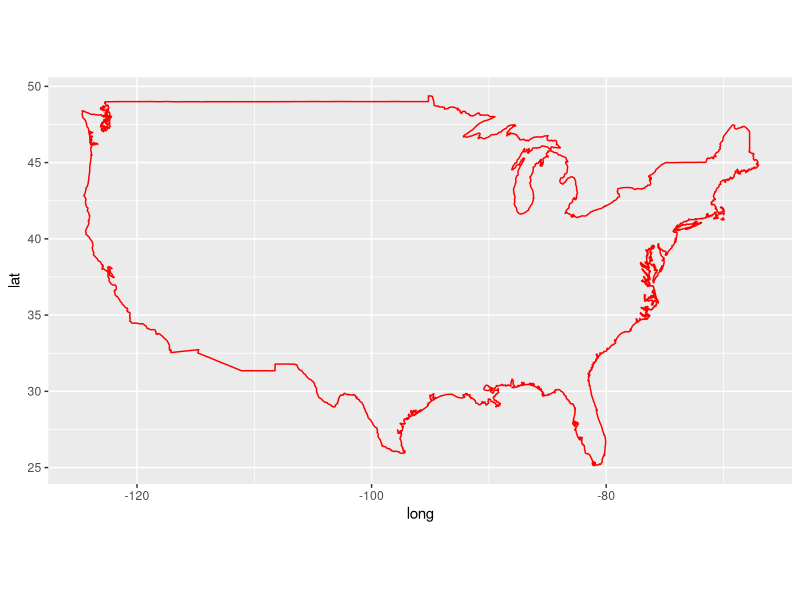
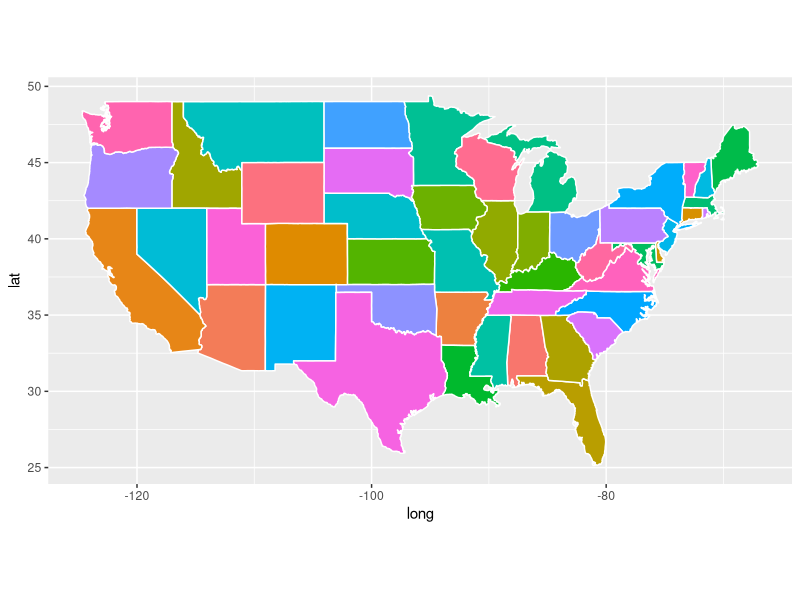
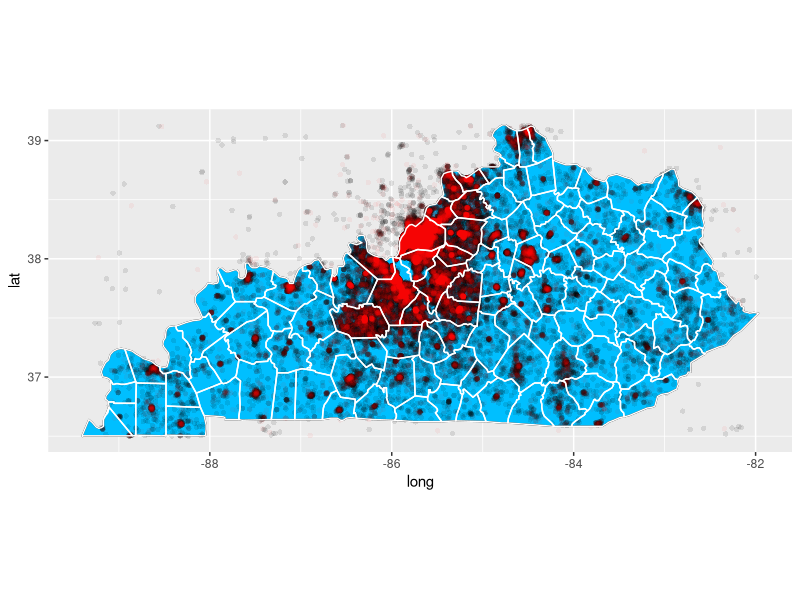

Reproduce these figures in R, in order.
#
# Examples from: http://eriqande.github.io/rep-res-web/lectures/making-maps-with-R.html
# 


library('maps')
library("mapproj")
m = map("state", fill = TRUE, plot = FALSE)
area.map(m, "Kentucky")

library("ggplot2")
usa <- map_data("usa") 
states <- map_data("state")
ggplot() + 
  geom_polygon(data = usa, aes(x=long, y = lat, group = group), fill = NA, color = "red") + 
  coord_fixed(1.3)

ggplot(data = states) + 
  geom_polygon(aes(x = long, y = lat, fill = region, group = group), color = "white") + 
  coord_fixed(1.3) +
  guides(fill=FALSE)  # do this to leave off the color legend

kentucky <- subset(states, region %in% "kentucky")


sampleLL <- read.csv('data/lat_long_categorized.csv')

# Colorize
sampleLL$Color = 'black'
sampleLL[which(sampleLL$Category == 15),'Color'] = 'red'

# Data is all over the country -- make a simple bounding box for Kentucky:
  minlong <- min(kentucky$long)
  minlat <- min(kentucky$lat)
  maxlong <- max(kentucky$long)
  maxlat <- max(kentucky$lat)

  x <- which (sampleLL$Longitude > minlong &
                     sampleLL$Longitude < maxlong &
                     sampleLL$Latitude > minlat &
                     sampleLL$Latitude < maxlat)
sampleLL <- sampleLL[x,]

counties <- map_data('county')
ky_counties <- subset(counties, region == "kentucky")


ggplot() + 
  geom_polygon(data=kentucky, aes(x = long, y = lat, group = group), fill = "deepskyblue", color = "black") + 
  coord_fixed(1.3) +
  #  Not sure why I can't get these next two lines to work in one:
  geom_point(data=sampleLL[sampleLL$Color=='black',], color='black', shape=16,
             aes(x=Longitude, y=Latitude), alpha = 0.1) +
  geom_point(data=sampleLL[sampleLL$Color=='red',], color='red', shape=16,
             aes(x=Longitude, y=Latitude), alpha = 0.05) +
  geom_polygon(data=ky_counties, aes(x=long, y=lat, group=group), fill = NA, color = "white")
